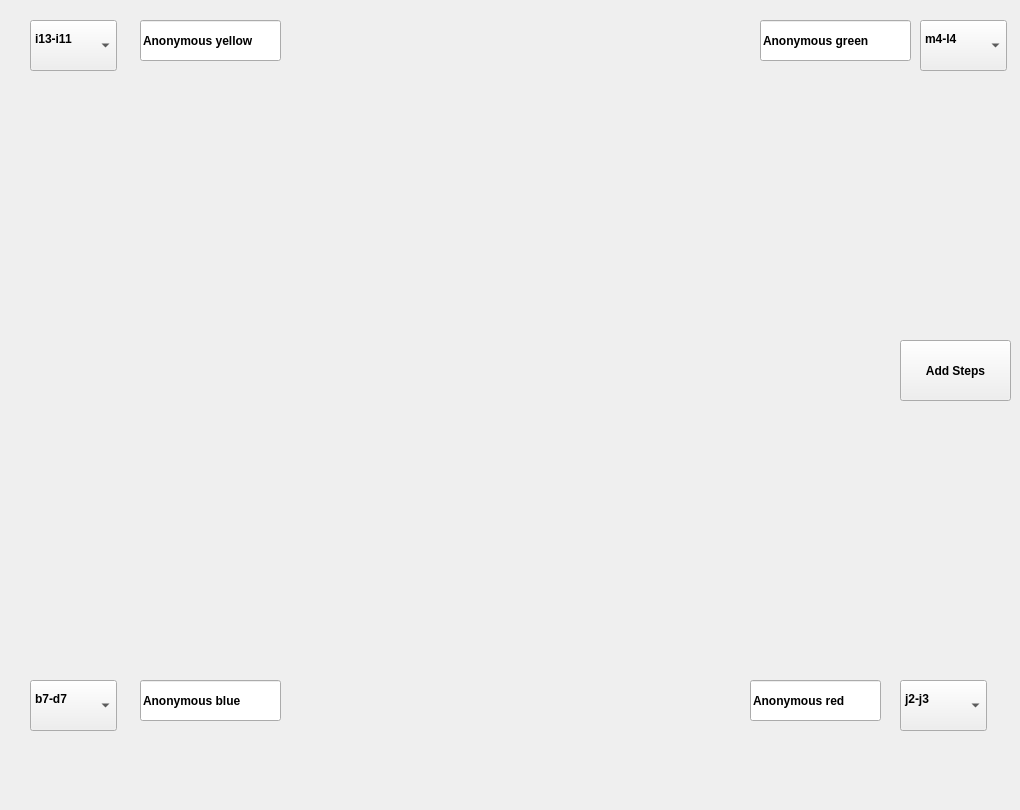
  <widget class="QWidget" name="centralwidget">
   <widget class="QLabel" name="label_3">
    <property name="enabled">
     <bool>true</bool>
    </property>
    <property name="geometry">
     <rect>
      <x>10</x>
      <y>0</y>
      <width>1001</width>
      <height>801</height>
     </rect>
    </property>
    <property name="text">
     <string/>
    </property>
    <property name="textFormat">
     <enum>Qt::AutoText</enum>
    </property>
    <property name="pixmap">
     <pixmap>resources/Screenshot (385).png</pixmap>
    </property>
    <property name="scaledContents">
     <bool>true</bool>
    </property>
   </widget>
   <widget class="QLineEdit" name="txt_Anonymous_green">
    <property name="geometry">
     <rect>
      <x>760</x>
      <y>20</y>
      <width>151</width>
      <height>41</height>
     </rect>
    </property>
    <property name="font">
     <font>
      <weight>75</weight>
      <bold>true</bold>
     </font>
    </property>
    <property name="layoutDirection">
     <enum>Qt::RightToLeft</enum>
    </property>
    <property name="text">
     <string>Anonymous green</string>
    </property>
    <property name="placeholderText">
     <string>sales</string>
    </property>
   </widget>
   <widget class="QLineEdit" name="txt_Anonymous_red">
    <property name="geometry">
     <rect>
      <x>750</x>
      <y>680</y>
      <width>131</width>
      <height>41</height>
     </rect>
    </property>
    <property name="font">
     <font>
      <weight>75</weight>
      <bold>true</bold>
     </font>
    </property>
    <property name="layoutDirection">
     <enum>Qt::RightToLeft</enum>
    </property>
    <property name="text">
     <string>Anonymous red</string>
    </property>
    <property name="placeholderText">
     <string>sales</string>
    </property>
   </widget>
   <widget class="QLineEdit" name="txt_Anonymous_blue">
    <property name="geometry">
     <rect>
      <x>140</x>
      <y>680</y>
      <width>141</width>
      <height>41</height>
     </rect>
    </property>
    <property name="font">
     <font>
      <weight>75</weight>
      <bold>true</bold>
     </font>
    </property>
    <property name="layoutDirection">
     <enum>Qt::RightToLeft</enum>
    </property>
    <property name="text">
     <string>Anonymous blue</string>
    </property>
    <property name="placeholderText">
     <string>sales</string>
    </property>
   </widget>
   <widget class="QLineEdit" name="txt_Anonymous_yellow">
    <property name="geometry">
     <rect>
      <x>140</x>
      <y>20</y>
      <width>141</width>
      <height>41</height>
     </rect>
    </property>
    <property name="font">
     <font>
      <weight>75</weight>
      <bold>true</bold>
     </font>
    </property>
    <property name="layoutDirection">
     <enum>Qt::RightToLeft</enum>
    </property>
    <property name="text">
     <string>Anonymous yellow</string>
    </property>
    <property name="placeholderText">
     <string>sales</string>
    </property>
   </widget>
   <widget class="QComboBox" name="green_steps">
    <property name="geometry">
     <rect>
      <x>920</x>
      <y>20</y>
      <width>87</width>
      <height>51</height>
     </rect>
    </property>
    <property name="font">
     <font>
      <weight>75</weight>
      <bold>true</bold>
     </font>
    </property>
    <property name="toolTip">
     <string>service type</string>
    </property>
    <property name="currentText">
     <string>m4-l4
</string>
    </property>
    <item>
     <property name="text">
      <string>m4-l4
</string>
     </property>
    </item>
    <item>
     <property name="text">
      <string>Nn10-l9
</string>
     </property>
    </item>
    <item>
     <property name="text">
      <string>m11-k11
</string>
     </property>
    </item>
    <item>
     <property name="text">
      <string>m10-l10
</string>
     </property>
    </item>
    <item>
     <property name="text">
      <string>Nn5-l6
</string>
     </property>
    </item>
    <item>
     <property name="text">
      <string>m7-k7
</string>
     </property>
    </item>
    <item>
     <property name="text">
      <string>m8-k8
</string>
     </property>
    </item>
   </widget>
   <widget class="QComboBox" name="red_steps">
    <property name="geometry">
     <rect>
      <x>900</x>
      <y>680</y>
      <width>87</width>
      <height>51</height>
     </rect>
    </property>
    <property name="font">
     <font>
      <weight>75</weight>
      <bold>true</bold>
     </font>
    </property>
    <property name="toolTip">
     <string>service type</string>
    </property>
    <property name="currentText">
     <string>j2-j3
</string>
    </property>
    <item>
     <property name="text">
      <string>j2-j3
</string>
     </property>
    </item>
    <item>
     <property name="text">
      <string>Bi1-j2
</string>
     </property>
    </item>
    <item>
     <property name="text">
      <string>Ne1-f3
</string>
     </property>
    </item>
    <item>
     <property name="text">
      <string>Nf3-g5
</string>
     </property>
    </item>
    <item>
     <property name="text">
      <string>Ng5-h7
</string>
     </property>
    </item>
    <item>
     <property name="text">
      <string>Nh7-f8
</string>
     </property>
    </item>
    <item>
     <property name="text">
      <string>h2-h3
</string>
     </property>
    </item>
   </widget>
   <widget class="QComboBox" name="blue_steps">
    <property name="geometry">
     <rect>
      <x>30</x>
      <y>680</y>
      <width>87</width>
      <height>51</height>
     </rect>
    </property>
    <property name="font">
     <font>
      <weight>75</weight>
      <bold>true</bold>
     </font>
    </property>
    <property name="toolTip">
     <string>service type</string>
    </property>
    <property name="currentText">
     <string>b7-d7 
</string>
    </property>
    <item>
     <property name="text">
      <string>b7-d7 
</string>
     </property>
    </item>
    <item>
     <property name="text">
      <string>d7-e7
</string>
     </property>
    </item>
    <item>
     <property name="text">
      <string>e7-f7
</string>
     </property>
    </item>
    <item>
     <property name="text">
      <string>f7-g7
</string>
     </property>
    </item>
    <item>
     <property name="text">
      <string>Ba6-e10
</string>
     </property>
    </item>
    <item>
     <property name="text">
      <string>g7-h7=D
</string>
     </property>
    </item>
    <item>
     <property name="text">
      <string>Bh7-f9
</string>
     </property>
    </item>
   </widget>
   <widget class="QComboBox" name="yellow_steps">
    <property name="geometry">
     <rect>
      <x>30</x>
      <y>20</y>
      <width>87</width>
      <height>51</height>
     </rect>
    </property>
    <property name="font">
     <font>
      <weight>75</weight>
      <bold>true</bold>
     </font>
    </property>
    <property name="toolTip">
     <string>service type</string>
    </property>
    <property name="currentText">
     <string>i13-i11
</string>
    </property>
    <item>
     <property name="text">
      <string>i13-i11
</string>
     </property>
    </item>
    <item>
     <property name="text">
      <string>Nj14-i12
</string>
     </property>
    </item>
    <item>
     <property name="text">
      <string>g13-g12
</string>
     </property>
    </item>
    <item>
     <property name="text">
      <string>j13-j11
</string>
     </property>
    </item>
    <item>
     <property name="text">
      <string>k13-k12
</string>
     </property>
    </item>
    <item>
     <property name="text">
      <string>Ne14-f12
</string>
     </property>
    </item>
    <item>
     <property name="text">
      <string>h13-h11
</string>
     </property>
    </item>
   </widget>
   <widget class="QPushButton" name="btn_Add_Steps_Info">
    <property name="geometry">
     <rect>
      <x>900</x>
      <y>340</y>
      <width>111</width>
      <height>61</height>
     </rect>
    </property>
    <property name="font">
     <font>
      <weight>75</weight>
      <bold>true</bold>
     </font>
    </property>
    <property name="text">
     <string>Add Steps</string>
    </property>
   </widget>
  </widget>
